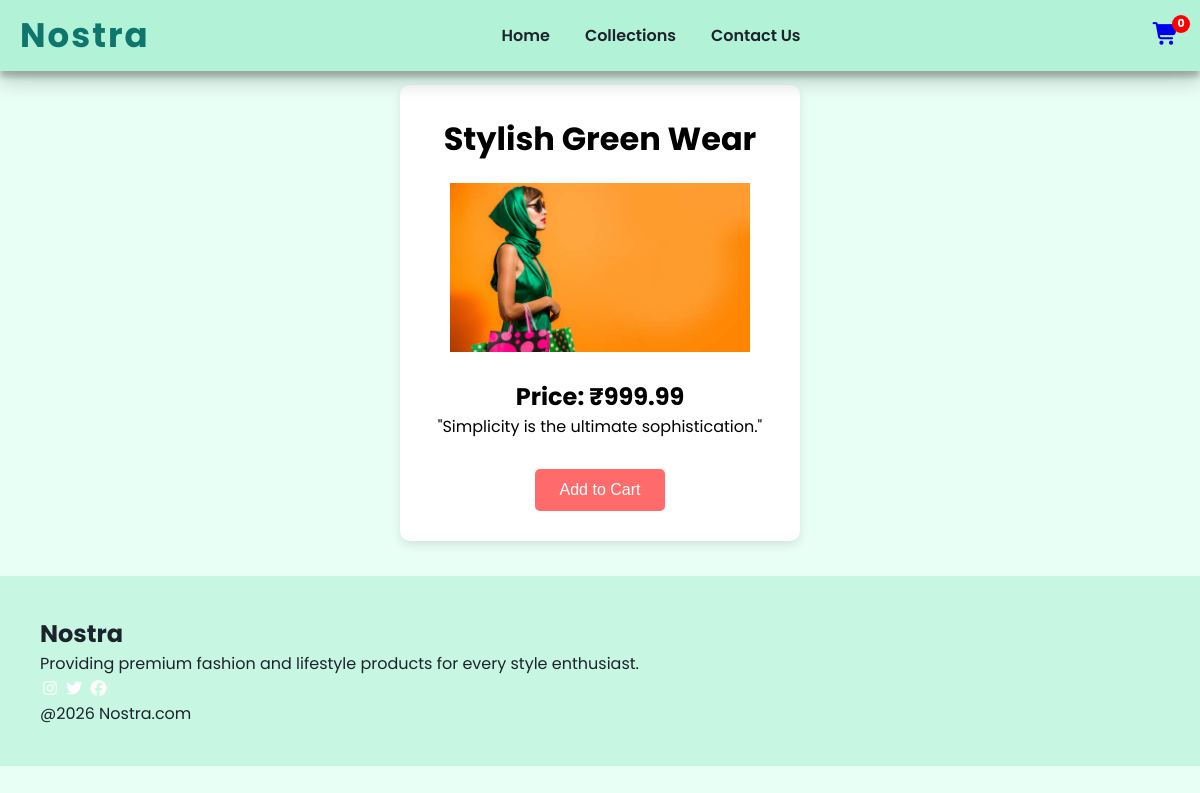
The app's page /product_backend.php?id=1 with its own data.
### tables this page shows
CREATE TABLE `products` (
  `id` int(11) NOT NULL,
  `product_name` varchar(255) DEFAULT NULL,
  `price` decimal(10,2) DEFAULT NULL,
  `image` varchar(255) DEFAULT NULL,
  `description` text DEFAULT NULL
);

### product_backend.php (called while the page is built)
<?php
include("db.php");
$id = intval($_GET['id']);
$sql="Select * from products where id=$id";
$result=mysqli_query($conn,$sql);
$product=mysqli_fetch_assoc($result);
include("product_view.php");
?>

### product_view.php (the view, shortened to what this page needs)
<!DOCTYPE html>
<html lang="en">
<head>
    <link rel="stylesheet" href="style.css">
    <link rel="stylesheet" href="style.css">
    <link rel="stylesheet" href="https://cdnjs.cloudflare.com/ajax/libs/font-awesome/7.0.1/css/all.min.css"
 />
</head>
<body>
    <nav class="navbar">
        <h1 class="nostra">Nostra</h1>
        <div class="navbar-links">
            <p class="navbar-link"><a href="index.php">Home</a></p>
            <p class="navbar-link"><a href="collection.php">Collections</a></p>
            <p class="navbar-link"><a href="contact.html">Contact Us</a></p>
        </div>
         <div class="navbar-cart">
            <a href="cart.php">
                <i class="fa-solid fa-cart-shopping"></i>
                <span class="cart-count">
                </span>
            </a>
        </div>
    </nav>
    <div class="product-page">
    <div class="product-container">
        <h1> <?php echo $product['product_name'];?></h1>
        <img src="images/<?php echo $product['image'];?>" width="300">
        <h2>Price:  ₹<?php echo number_format($product['price'],2);?></h2>
        <p><?php echo $product['description'];?></p>
        <form method="post" class="add-to-cart-container">
    <button type="submit" name="add_to_cart" class="add-to-cart-btn">
        Add to Cart
    </button>
</form>
    </div>
  </div>
        <div class="footer">
            <div class="footer-container">
                <div class="footer-box-1">
                    <h2 class="headingText">Nostra</h2>
                        <p>Providing premium fashion and lifestyle products for every style enthusiast.</p>
                        <div class="footer-box-1">
                            <i class="fa-brands fa-instagram" style="color:#ffffff;"></i>
                            <i class="fa-brands fa-twitter" style="color:#ffffff;"></i>
                            <i class="fa-brands fa-facebook" style="color:#ffffff;"></i>
                        </div>
                </div>
            </div>
            <p class="subtitle">@2026 Nostra.com</p>
        </div>
</body>
</html>

### style.css (style rules this page uses)
* { padding: 0; margin: 0; box-sizing: border-box; }
body { font-family: 'Poppins', sans-serif; margin: 0; padding-top: 70px; background: #e8fff5; }
.navbar { display: flex; justify-content: space-between; align-items: center; padding: 10px 20px; box-shadow: rgba(0, 0, 0, 0.19) 0px 10px 20px, rgba(0, 0, 0, 0.23) 0px 6px 6px; position: fixed; top: 0; left: 0; width: 100%; z-index: 1000; background:#b2f2d7; }
.navbar-links { display: flex; gap: 15px; flex-wrap: wrap; }
.navbar-links a { text-decoration: none; color:#1D232C; font-weight:600; font-size:16px; padding:6px 10px; transition:0.3s; }
.navbar-cart { position: relative; display: inline-block; }
.navbar-cart i { font-size:22px; }
.cart-count { position:absolute; top:-8px; right:-10px; background:red; color:white; font-size:11px; font-weight:bold; width:18px; height:18px; border-radius:50%; display:flex; align-items:center; justify-content:center; }
.footer { margin-top:20px; padding:40px; background-color: #c7f7e3; color:#1D232C; }
.product-page { display:flex; justify-content: center; align-items: center; }
.product-container { background: white; padding: 30px; width: 400px; margin:15px; text-align: center; border-radius: 10px; box-shadow: 0 4px 10px rgba(0,0,0,0.1); }
.product-container img { max-width: 100%; margin: 20px 0; }
.product-page .add-to-cart-btn { background-color: #ff6b6b; color: white; border: none; padding: 12px 25px; border-radius: 5px; cursor: pointer; font-size: 16px; display: inline-block; width: auto; transition: 0.3s; }
.product-page .add-to-cart-container { text-align: center; margin-top: 20px; }
.add-to-cart-btn { margin-top:10px; padding:10px; background:#ff6f61; color:white; border:none; border-radius:6px; cursor:pointer; width:100%; transition:0.3s; }
.nostra { font-size:34px; font-weight:700; color:#0f766e; letter-spacing:2px; }

### records on screen
products: product_name "Stylish Green Wear", image (picture), price "999.99", description "\"Simplicity is the ultimate sophistication.\""

### other values on screen
$count "0"
